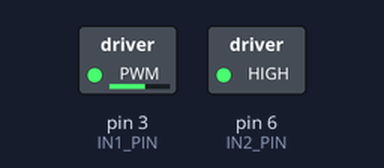
Simulated run of this sketch. Board: Arduino Uno, built with avr-gcc and run on an emulated ATmega328P. On the bench: switched loads named in the sketch (green lamp = pin HIGH). Pins used as bus, display or sensor lines are not drawn.

Above: at 0.05 s.
At 2.5 s:
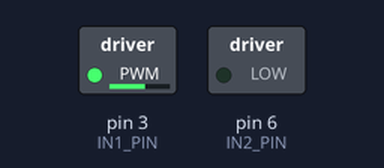
At 4.95 s:
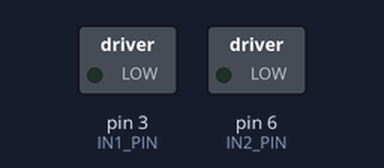
Timing chart, 0 to 6.5 s (numbered marks = the images above):
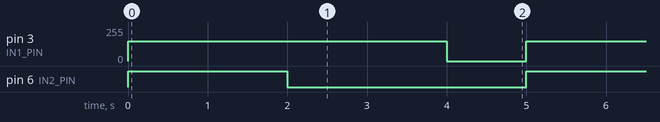

Measured:
- by itself, pin 3 (IN1_PIN): alternates 150/255 for 4.0 s and 0/255 for 1.0 s
- by itself, pin 6 (IN2_PIN): alternates HIGH for 2.0 s and LOW for 3.0 s

The sketch:

LightMotorCode.ino
```cpp
const int IN1_PIN   = 3;
const int IN2_PIN   = 6;
const int SLEEP_PIN = 7;

void setup() {
  pinMode(IN1_PIN, OUTPUT);
  pinMode(IN2_PIN, OUTPUT);
  pinMode(SLEEP_PIN, OUTPUT);

  digitalWrite(SLEEP_PIN, HIGH);
  delay(1);

  stopMotor();
}

void loop() {
  setMotor(150, true);
  delay(2000);

  setMotor(150, false);
  delay(2000);

  stopMotor();
  delay(1000);
}

void setMotor(int speed, bool forward) {
  digitalWrite(IN2_PIN, forward ? HIGH : LOW);
  analogWrite(IN1_PIN, speed);
}

void stopMotor() {
  analogWrite(IN1_PIN, 0);
  digitalWrite(IN2_PIN, LOW);
}
```
